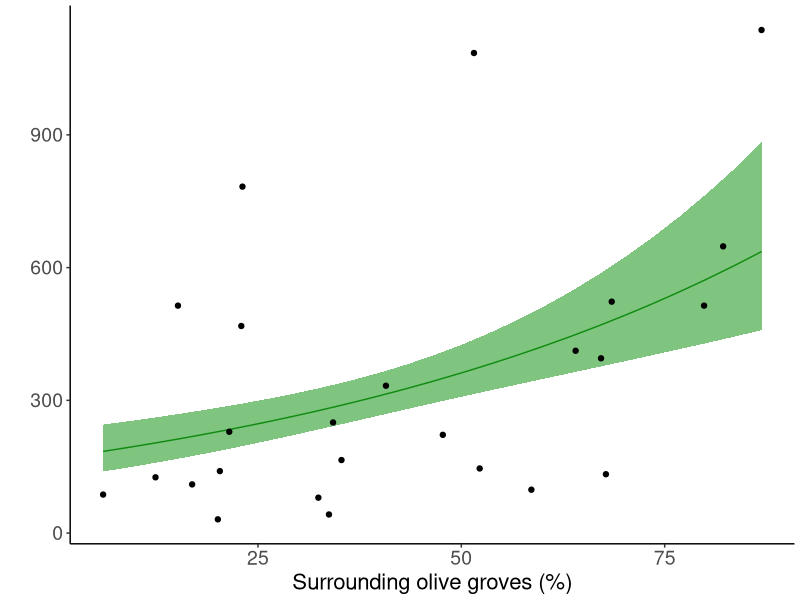
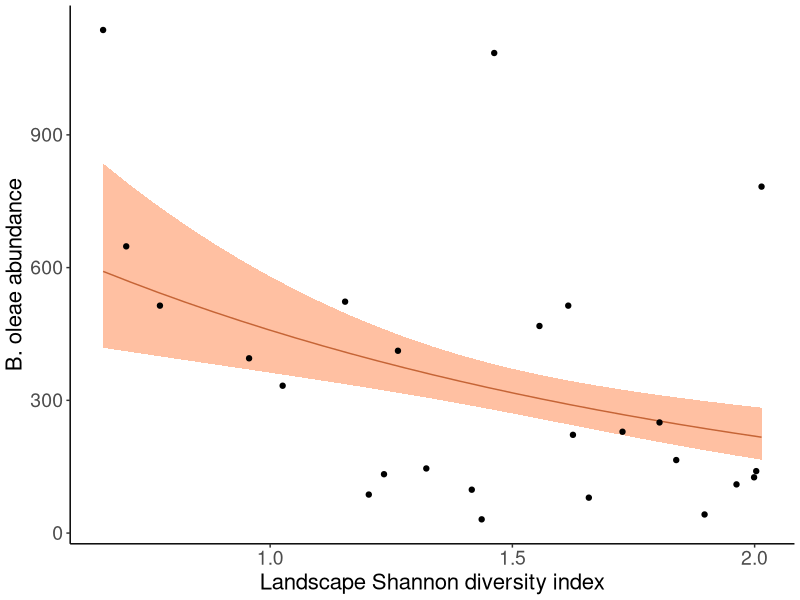
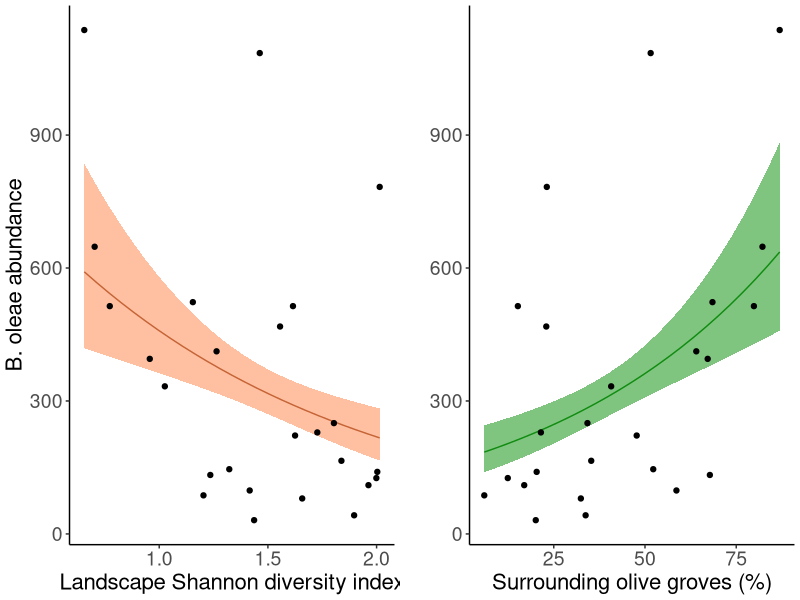

The R script that drew these images, in order:
############################################
####FIGURE 4: 10.1007/s10340-022-01489-1#####
#############################################
####Library to do the model
library(MASS)#
####Library to do the plots
library(ggplot2)#
library(ggpubr)#

####This is to keep the graphs with the same appearance
my.theme = theme(
  title= element_text(size = 20),
  axis.title.x = element_text(size = 16),
  axis.text.x = element_text(size = 14),
  axis.text.y = element_text(size = 14),
  axis.title.y = element_text(size = 16),
  axis.line = element_line(size = 0.5, colour = "black"),
  panel.background = element_rect(fill = "white"),
  plot.margin = margin(4,4,4,4))

###Loading data
data <- read.csv("data.csv")

######Model surrounding olive groves
glm.bo.ol<- glm.nb(bo~olive,data=data)

######Model landscape Shannon diversity
glm.bo.shdi<- glm.nb(bo~shdi,data=data)

###Plotting predictions
####Predictions model surrounding olive groves
Xolive <-data.frame(olive=seq(min(data$olive),max(data$olive),length=nrow(data)))


new.data.olive.com <- data.frame(altitude= mean(data$altitude),
                                 ponto=data$ponto,eucalyptus=mean(data$eucalyptus), oak = mean(data$oak), vineyards =mean(data$vineyards),
                                 olive=Xolive, pine =mean(data$pine), pastagem=mean(data$pastagem), scrubs =mean(data$scrubs))


new.data.olive.com$fit <- data.frame(predict(glm.bo.ol, new.data.olive.com, se=T, exclude=c("s(ponto)")))

new.data.olive.com$fit.fit <- new.data.olive.com$fit$fit
new.data.olive.com$up.fit <- new.data.olive.com$fit.fit+new.data.olive.com$fit$se.fit
new.data.olive.com$down.fit <- new.data.olive.com$fit.fit-new.data.olive.com$fit$se.fit


g.olive.com <- ggplot(data,aes(x=olive, y =data$bo))+ my.theme+
  geom_line( data = new.data.olive.com, aes(y = exp(fit.fit)), color="forestgreen") +
  geom_ribbon(data = new.data.olive.com, aes(ymin=exp(down.fit), ymax=exp(up.fit)),alpha=0.5,fill="green4") +
  geom_point()+ xlab("Surrounding olive groves (%)") + ylab("")

g.olive.com


####Predictions model Shannon diversity
Xshdi <-data.frame(shdi=seq(min(data$shdi),max(data$shdi),length=nrow(data)))

new.data.shdi.com <- data.frame(altitude= mean(data$altitude), shdi= Xshdi,
                                ponto=data$ponto,eucalyptus=mean(data$eucalyptus), oak = mean(data$oak), vineyards =mean(data$vineyards),
                                olive=mean(data$olive), pine =mean(data$pine), pastagem=mean(data$pastagem), scrubs =mean(data$scrubs))


new.data.shdi.com$fit <- data.frame(predict(glm.bo.shdi, new.data.shdi.com, se=T, exclude=c("s(ponto)")))

new.data.shdi.com$fit.fit <- new.data.shdi.com$fit$fit
new.data.shdi.com$up.fit <- new.data.shdi.com$fit.fit+new.data.shdi.com$fit$se.fit
new.data.shdi.com$down.fit <- new.data.shdi.com$fit.fit-new.data.shdi.com$fit$se.fit


g.shdi.com <- ggplot(data,aes(x=shdi, y =data$bo))+ my.theme+
  geom_line( data = new.data.shdi.com, aes(y = exp(fit.fit)), color="sienna4") +
  geom_ribbon(data = new.data.shdi.com, aes(ymin=exp(down.fit), ymax=exp(up.fit)),alpha=0.5,fill="sienna1") +
  geom_point() + xlab("Landscape Shannon diversity index") + ylab("B. oleae abundance")
g.shdi.com


###Combining plots
final.plot <- ggarrange(g.shdi.com,g.olive.com)
final.plot